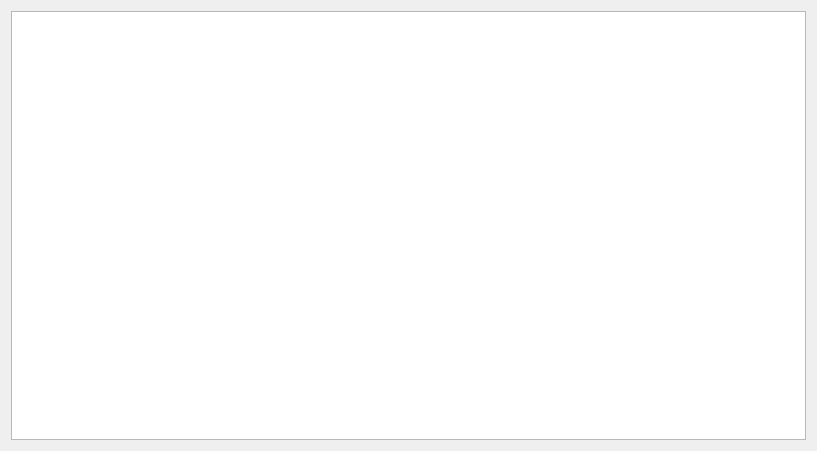
<?xml version="1.0" encoding="UTF-8"?>
<ui version="4.0">
 <class>ViewClone</class>
 <widget class="QWidget" name="ViewClone">
  <property name="geometry">
   <rect>
    <x>0</x>
    <y>0</y>
    <width>817</width>
    <height>451</height>
   </rect>
  </property>
  <property name="windowTitle">
   <string>Trạng thái clone</string>
  </property>
  <property name="windowIcon">
   <iconset resource="../../qml.qrc">
    <normaloff>:/images/gender_neutral_user_25px.png</normaloff>:/images/gender_neutral_user_25px.png</iconset>
  </property>
  <layout class="QHBoxLayout" name="horizontalLayout">
   <item>
    <widget class="QTableView" name="tableView">
     <property name="editTriggers">
      <set>QAbstractItemView::NoEditTriggers</set>
     </property>
    </widget>
   </item>
  </layout>
 </widget>
 <resources>
  <include location="../../qml.qrc"/>
 </resources>
 <connections/>
</ui>
